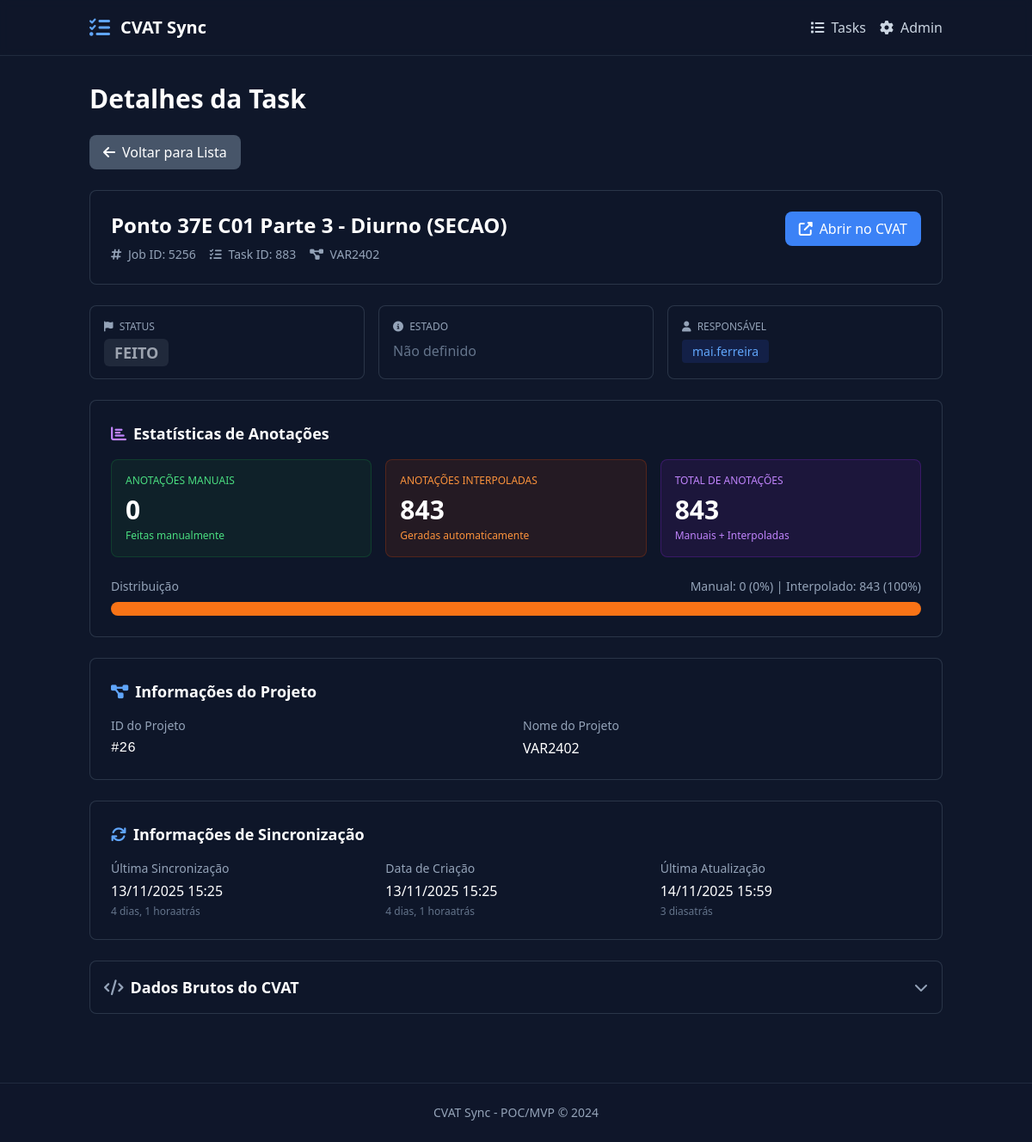
The page /cvat/1372/ on the database its author committed.
### cvat_sync/models.py (models this page shows, shortened)
class CVATTask(models.Model):
    cvat_task_id = models.IntegerField(
        verbose_name="CVAT Task ID",
        help_text="ID da task no CVAT"
    )
    cvat_job_id = models.IntegerField(
        verbose_name="CVAT Job ID",
        help_text="ID do job no CVAT",
        unique=True
    )
    project_id = models.IntegerField(
        verbose_name="Project ID",
        null=True,
        blank=True,
        help_text="ID do projeto no CVAT"
    )
    project_name = models.CharField(
        max_length=255,
        verbose_name="Nome do Projeto",
        null=True,
        blank=True
    )
    task_name = models.CharField(
        max_length=255,
        verbose_name="Nome da Task"
    )
    assignee = models.CharField(
        max_length=100,
        verbose_name="Responsável",
        null=True,
        blank=True,
        help_text="Username do responsável no CVAT"
    )
    responsavel = models.ManyToManyField(
        User,
        related_name='assigned_tasks',
        blank=True,
        verbose_name="Responsáveis",
        help_text="Usuários responsáveis por esta task"
    )
    cvat_status = models.CharField(
        max_length=50,
        verbose_name="Status CVAT",
        null=True,
        blank=True,
        help_text="Status original do job no CVAT (new, validation, completed, etc.)"
    )
    stage = models.CharField(
        max_length=50,
        verbose_name="Etapa",
        null=True,
        blank=True,
        help_text="Etapa do workflow (annotation, validation, acceptance)"
    )
    cvat_state = models.CharField(
        max_length=50,
        verbose_name="Estado CVAT",
        null=True,
        blank=True,
        help_text="Estado original de progresso do job no CVAT (in progress, completed, etc.)"
    )
    STATUS_CHOICES = [
        ('pendente', 'Pendente'),
        ('em_andamento', 'Em Andamento'),
        ('conferindo', 'Conferindo'),
        ('feito', 'Feito'),
        ('revisado', 'Revisado'),
    ]
    status = models.CharField(
        max_length=50,
        choices=STATUS_CHOICES,
        default='pendente',
        verbose_name="Status",
        help_text="Status atual da task no sistema"
    )
    manual_override = models.BooleanField(
        default=False,
        verbose_name="Override Manual",
        help_text="Se True, status não será sobrescrito pelo webhook do CVAT"
    )
    data_inicio = models.DateField(
        null=True,
        blank=True,
        verbose_name="Data de Início",
        help_text="Data de início da task"
    )
    data_conclusao = models.DateTimeField(
        null=True,
        blank=True,
        verbose_name="Data de Conclusão",
        help_text="Data e hora de conclusão da task"
    )
    manual_annotations = models.IntegerField(
        default=0,
        verbose_name="Anotações Manuais",
        help_text="Total de anotações feitas manualmente"
    )
    interpolated_annotations = models.IntegerField(
        default=0,
        verbose_name="Anotações Interpoladas",
        help_text="Total de anotações interpoladas automaticamente"
    )
    total_annotations = models.IntegerField(
        default=0,
        verbose_name="Total de Anotações",
        help_text="Total de anotações (manuais + interpoladas)"
    )
    cvat_url = models.URLField(
        max_length=500,
        verbose_name="URL do CVAT",
        null=True,
        blank=True,
        help_text="Link direto para a task no CVAT"
    )
    cvat_data = models.JSONField(
        verbose_name="Dados do CVAT",
        null=True,
        blank=True,
        help_text="Payload completo do CVAT para referência"
    )
    last_synced_at = models.DateTimeField(
        verbose_name="Última Sincronização",
        auto_now=False,  # FIX: Manual update only (not on every save)
        default=timezone.now,  # Default on creation
        help_text="Data e hora da última sincronização"
    )
    created_at = models.DateTimeField(
        verbose_name="Data de Criação",
        auto_now_add=True
    )
    updated_at = models.DateTimeField(
        verbose_name="Data de Atualização",
        auto_now=True
    )
    class Meta:
        verbose_name = "CVAT Task"
        verbose_name_plural = "CVAT Tasks"
        ordering = ["-cvat_job_id"]  # Jobs mais recentes primeiro (IDs maiores = mais novos)
        indexes = [
            models.Index(fields=["cvat_task_id", "cvat_job_id"]),
            models.Index(fields=["project_id"]),
            models.Index(fields=["assignee"]),
            models.Index(fields=["status"]),
        ]

### cvat_sync/views.py (the view)
# urls.py: path("<int:pk>/", CVATTaskDetailView.as_view(), name="cvat_task_detail"),
class CVATTaskDetailView(DetailView):
    model = CVATTask
    template_name = "cvat_sync/task_detail.html"
    context_object_name = "task"

### template/cvat_sync/task_detail.html (shortened to what this page needs)
{% extends 'base.html' %}
{% load humanize %}
{% block page_title %}Detalhes da Task{% endblock %}
{% block content %}
<div class="space-y-6">
    <div>
        <a href="{% url 'cvat_task_list' %}" class="btn btn-secondary">
            <i class="fas fa-arrow-left"></i>
            Voltar para Lista
        </a>
    </div>
    <div class="card p-6">
        <div class="flex items-start justify-between">
            <div>
                <h3 class="text-2xl font-bold text-white mb-2">{{ task.task_name }}</h3>
                <div class="flex items-center gap-4 text-sm text-slate-400">
                    <span><i class="fas fa-hashtag mr-1"></i> Job ID: {{ task.cvat_job_id }}</span>
                    <span><i class="fas fa-tasks mr-1"></i> Task ID: {{ task.cvat_task_id }}</span>
                    {% if task.project_name %}
                    <span><i class="fas fa-project-diagram mr-1"></i> {{ task.project_name }}</span>
                    {% endif %}
                </div>
            </div>
            {% if task.cvat_url %}
            <a href="{{ task.cvat_url }}" target="_blank" class="btn btn-primary">
                <i class="fas fa-external-link-alt"></i>
                Abrir no CVAT
            </a>
            {% endif %}
        </div>
    </div>
    <div class="grid grid-cols-1 md:grid-cols-3 gap-4">
        <div class="card p-4">
            <p class="text-slate-400 text-xs font-medium uppercase mb-2">
                <i class="fas fa-flag mr-1"></i> Status
            </p>
            {% if task.status %}
                <span class="badge {% if task.status == 'completed' %}badge-completed{% elif task.status == 'validation' %}badge-validation{% elif task.status == 'annotation' %}badge-annotation{% else %}badge-new{% endif %} text-lg">
                    {{ task.status }}
                </span>
            {% else %}
                <span class="text-slate-500">Não definido</span>
            {% endif %}
        </div>
        <div class="card p-4">
            <p class="text-slate-400 text-xs font-medium uppercase mb-2">
                <i class="fas fa-info-circle mr-1"></i> Estado
            </p>
            {% if task.state %}
                <span class="text-white text-lg font-medium">{{ task.state }}</span>
            {% else %}
                <span class="text-slate-500">Não definido</span>
            {% endif %}
        </div>
        <div class="card p-4">
            <p class="text-slate-400 text-xs font-medium uppercase mb-2">
                <i class="fas fa-user mr-1"></i> Responsável
            </p>
            {% if task.assignee %}
                <span class="px-3 py-1 bg-blue-900/30 text-blue-400 rounded text-sm font-medium">
                    {{ task.assignee }}
                </span>
            {% else %}
                <span class="text-slate-500">Não atribuído</span>
            {% endif %}
        </div>
    </div>
    <div class="card p-6">
        <h4 class="text-lg font-semibold text-white mb-4 flex items-center gap-2">
            <i class="fas fa-chart-bar text-purple-400"></i>
            Estatísticas de Anotações
        </h4>
        <div class="grid grid-cols-1 md:grid-cols-3 gap-4">
            <div class="bg-green-900/20 border border-green-700/30 rounded-lg p-4">
                <p class="text-green-400 text-xs font-medium uppercase mb-2">Anotações Manuais</p>
                <p class="text-3xl font-bold text-white">{{ task.manual_annotations|intcomma }}</p>
                <p class="text-green-400 text-xs mt-1">Feitas manualmente</p>
            </div>
            <div class="bg-orange-900/20 border border-orange-700/30 rounded-lg p-4">
                <p class="text-orange-400 text-xs font-medium uppercase mb-2">Anotações Interpoladas</p>
                <p class="text-3xl font-bold text-white">{{ task.interpolated_annotations|intcomma }}</p>
                <p class="text-orange-400 text-xs mt-1">Geradas automaticamente</p>
            </div>
            <div class="bg-purple-900/20 border border-purple-700/30 rounded-lg p-4">
                <p class="text-purple-400 text-xs font-medium uppercase mb-2">Total de Anotações</p>
                <p class="text-3xl font-bold text-white">{{ task.total_annotations|intcomma }}</p>
                <p class="text-purple-400 text-xs mt-1">Manuais + Interpoladas</p>
            </div>
        </div>
        {% if task.total_annotations > 0 %}
        <div class="mt-6">
            <div class="flex items-center justify-between mb-2">
                <span class="text-sm text-slate-400">Distribuição</span>
                <span class="text-sm text-slate-400">
                    Manual: {{ task.manual_annotations|floatformat:0 }}
                    ({% widthratio task.manual_annotations task.total_annotations 100 %}%) |
                    Interpolado: {{ task.interpolated_annotations|floatformat:0 }}
                    ({% widthratio task.interpolated_annotations task.total_annotations 100 %}%)
                </span>
            </div>
            <div class="w-full bg-slate-700 rounded-full h-4 overflow-hidden flex">
                <div class="bg-orange-500 h-full" style="width: {% widthratio task.interpolated_annotations task.total_annotations 100 %}%"></div>
            </div>
        </div>
        {% endif %}
    </div>
    {% if task.project_id %}
    <div class="card p-6">
        <h4 class="text-lg font-semibold text-white mb-4 flex items-center gap-2">
            <i class="fas fa-project-diagram text-blue-400"></i>
            Informações do Projeto
        </h4>
        <div class="grid grid-cols-1 md:grid-cols-2 gap-4">
            <div>
                <p class="text-slate-400 text-sm mb-1">ID do Projeto</p>
                <p class="text-white font-mono">#{{ task.project_id }}</p>
            </div>
            <div>
                <p class="text-slate-400 text-sm mb-1">Nome do Projeto</p>
                <p class="text-white">{{ task.project_name|default:"Não disponível" }}</p>
            </div>
        </div>
    </div>
    {% endif %}
    <div class="card p-6">
        <h4 class="text-lg font-semibold text-white mb-4 flex items-center gap-2">
            <i class="fas fa-sync text-blue-400"></i>
            Informações de Sincronização
        </h4>
        <div class="grid grid-cols-1 md:grid-cols-3 gap-4">
            <div>
                <p class="text-slate-400 text-sm mb-1">Última Sincronização</p>
                <p class="text-white">{{ task.last_synced_at|date:"d/m/Y H:i" }}</p>
                <p class="text-slate-500 text-xs mt-1">{{ task.last_synced_at|naturaltime }}</p>
            </div>
            <div>
                <p class="text-slate-400 text-sm mb-1">Data de Criação</p>
                <p class="text-white">{{ task.created_at|date:"d/m/Y H:i" }}</p>
                <p class="text-slate-500 text-xs mt-1">{{ task.created_at|naturaltime }}</p>
            </div>
            <div>
                <p class="text-slate-400 text-sm mb-1">Última Atualização</p>
                <p class="text-white">{{ task.updated_at|date:"d/m/Y H:i" }}</p>
                <p class="text-slate-500 text-xs mt-1">{{ task.updated_at|naturaltime }}</p>
            </div>
        </div>
    </div>
    <div class="card">
        <button type="button"
                onclick="document.getElementById('raw-data').classList.toggle('hidden')"
                class="w-full p-4 text-left flex items-center justify-between hover:bg-slate-800/40 transition-colors">
            <h4 class="text-lg font-semibold text-white flex items-center gap-2">
                <i class="fas fa-code text-slate-400"></i>
                Dados Brutos do CVAT
            </h4>
            <i class="fas fa-chevron-down text-slate-400"></i>
        </button>
    </div>
</div>
{% endblock %}

### template/base.html (style rules this page uses)
body { background-color: #0f172a; color: #e2e8f0; }
.card { background-color: rgba(15, 23, 42, 0.7); border: 1px solid rgba(71, 85, 105, 0.5); border-radius: 0.5rem; }
.btn { padding: 0.5rem 1rem; border-radius: 0.5rem; font-weight: 500; transition: all 0.2s; display: inline-flex; align-items: center; gap: 0.5rem; }
.btn-primary { background-color: #3b82f6; color: white; }
.btn-secondary { background-color: #475569; color: white; }
.badge { padding: 0.25rem 0.75rem; border-radius: 0.375rem; font-size: 0.75rem; font-weight: 600; text-transform: uppercase; }
.badge-new { background-color: rgba(107, 114, 128, 0.2); color: #9ca3af; }

### rows shown on the page
CVATTask: task_name "Ponto 37E C01 Parte 3 - Diurno (SECAO)", cvat_job_id "5256", cvat_task_id "883", project_name "VAR2402", status "FEITO", assignee "mai.ferreira", manual_annotations "0", interpolated_annotations "843", total_annotations "843", manual_annotations+total_annotations "0", interpolated_annotations+total_annotations "100", project_id "26", last_synced_at "13/11/2025 15:25", last_synced_at "4 dias, 1 horaatrás", created_at "13/11/2025 15:25", created_at "4 dias, 1 horaatrás", updated_at "14/11/2025 15:59", updated_at "3 diasatrás"
